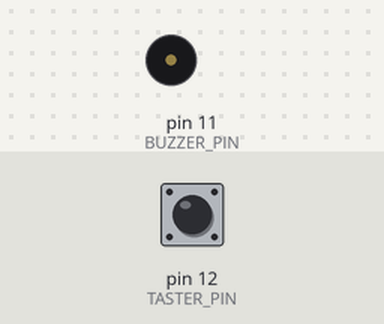
Simulated run of this program. Board: Arduino Uno, built with avr-gcc and run on an emulated ATmega328P. Shown: buzzer (waves = sounding). The test bench sets the inputs (shaded band); at power-on: pin 12 (TASTER_PIN) HIGH.

Above: at 1.2 s.
1.3 s: pin 12 (TASTER_PIN) pulled LOW for 0.15 s
At 1.6 s:
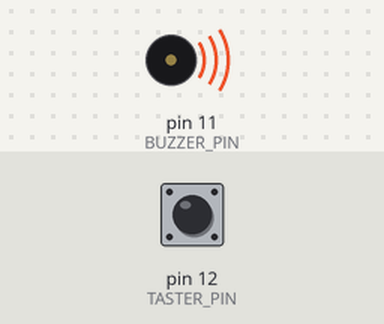
4.4 s: pin 12 (TASTER_PIN) pulled LOW for 1 s
Timing chart, 0 to 10.6 s (numbered marks = the images above; inputs shaded):
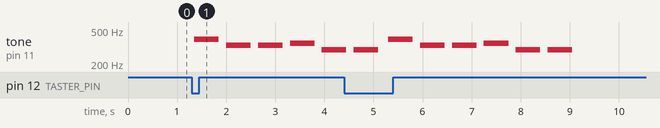

Measured:
- after the input at 1.3 s, tone on pin 11 (BUZZER_PIN): plays 392 Hz for 0.50 s, 330 Hz for 0.50 s, 330 Hz for 0.50 s, 349 Hz for 0.50 s, 294 Hz for 0.45 s, starting after 0.05 s

The program:

main.cpp
```cpp
#include <Arduino.h>

// Notenwerte
const int C = 262;
const int D = 294;
const int E = 330;
const int F = 349;
const int G = 392;
const int A = 440;

int DAUER = 500;

int TASTER_PIN = 12;
int BUZZER_PIN = 11;

bool abspielen = false;

void setup() {
  Serial.begin(9600);

  pinMode(TASTER_PIN, INPUT_PULLUP);
  pinMode(BUZZER_PIN, OUTPUT);
}

void loop() {
  if (digitalRead(TASTER_PIN) == LOW) { // Taster wurde gedrückt
    delay(50);
    if (digitalRead(TASTER_PIN) == LOW && !abspielen) { // Taster ist immer noch gedrückt und Lied spielt gerade nicht
      abspielen = true;
    }
  }

  if (abspielen) {
    tone(BUZZER_PIN, G, DAUER);
    delay(DAUER * 1.30);
    tone(BUZZER_PIN, E, DAUER);
    delay(DAUER * 1.30);
    tone(BUZZER_PIN, E, DAUER);
    delay(DAUER * 1.30);
    tone(BUZZER_PIN, F, DAUER);
    delay(DAUER * 1.30);
    tone(BUZZER_PIN, D, DAUER);
    delay(DAUER * 1.30);
    tone(BUZZER_PIN, D, DAUER);
    delay(DAUER * 1.30);
    noTone(BUZZER_PIN);
    abspielen = false;
  }

}
```
